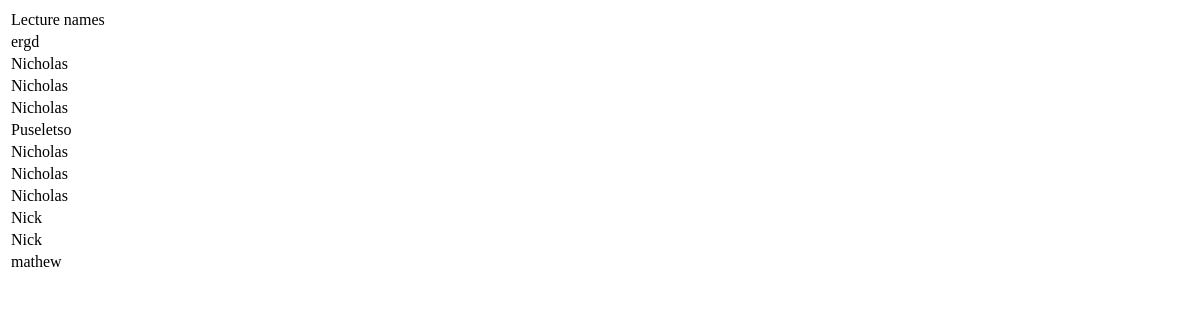
The app's page /viewLecture.php, older data.
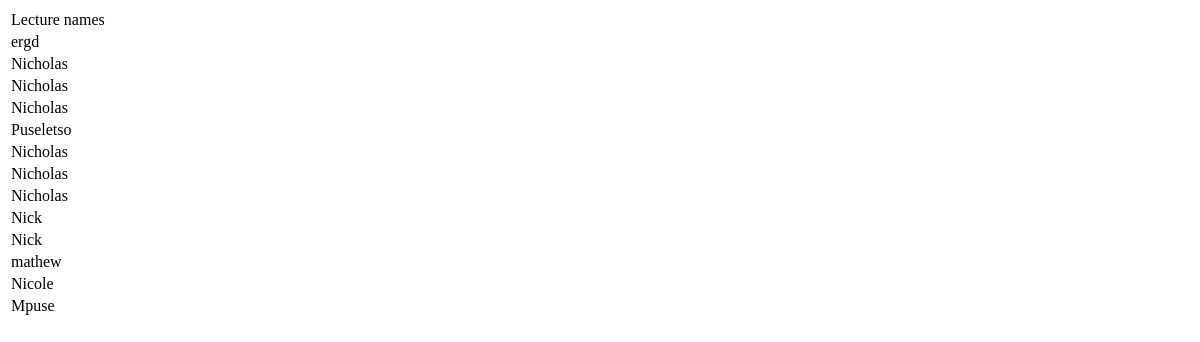
The same page, newer data.
### tables this page shows
CREATE TABLE `users` (
  `user_id` int(6) NOT NULL,
  `first_name` varchar(255) NOT NULL,
  `last_name` varchar(255) NOT NULL,
  `id_number` varchar(255) NOT NULL,
  `email_address` varchar(255) NOT NULL,
  `gender` varchar(255) NOT NULL,
  `phone_number` varchar(255) NOT NULL,
  `job_title` varchar(255) NOT NULL,
  `faculty` varchar(255) NOT NULL,
  `password` varchar(255) NOT NULL
);

### viewLecture.php (the view, shortened to what this page needs)
<?php
include_once 'connection.php';
$result = mysqli_query($conn,"SELECT * FROM users");
?>
<!DOCTYPE html>
<html>
 <head>
 </head>
<body>
<?php
if (mysqli_num_rows($result) > 0) {
?>
  <table>
  <tr>
    <td>Lecture names</td>
  </tr>
<?php
while($row = mysqli_fetch_array($result)) {
?>
<tr>
    <td><?php echo $row["first_name"]; ?></td>
</tr>
<?php
}
?>
</table>
 <?php
}
else{
    echo "No result found";
}
?>
 </body>
</html>

Row changes from the older to the newer data that the page shows:
added users: first_name "Nicole"
added users: first_name "Mpuse"
